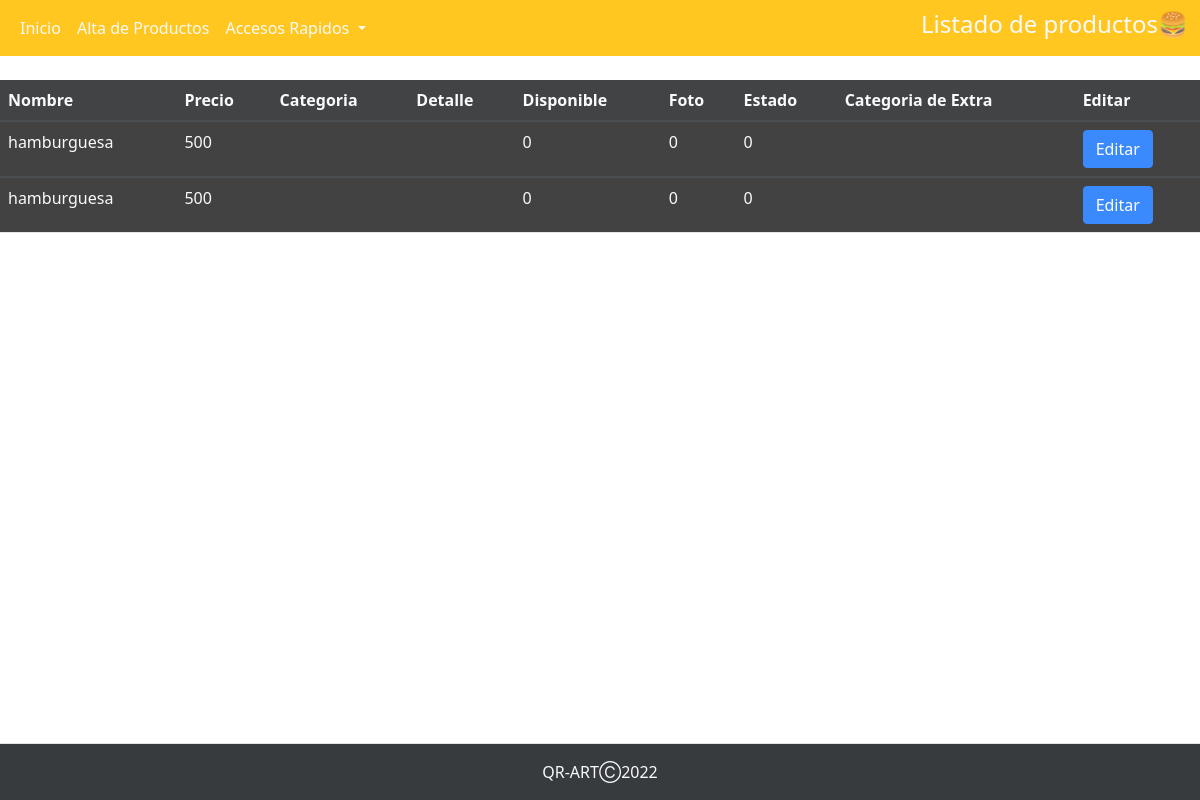
Before: /perfiles/perfil_mozo/productos/modificacionproducto_m.php with the older database file.
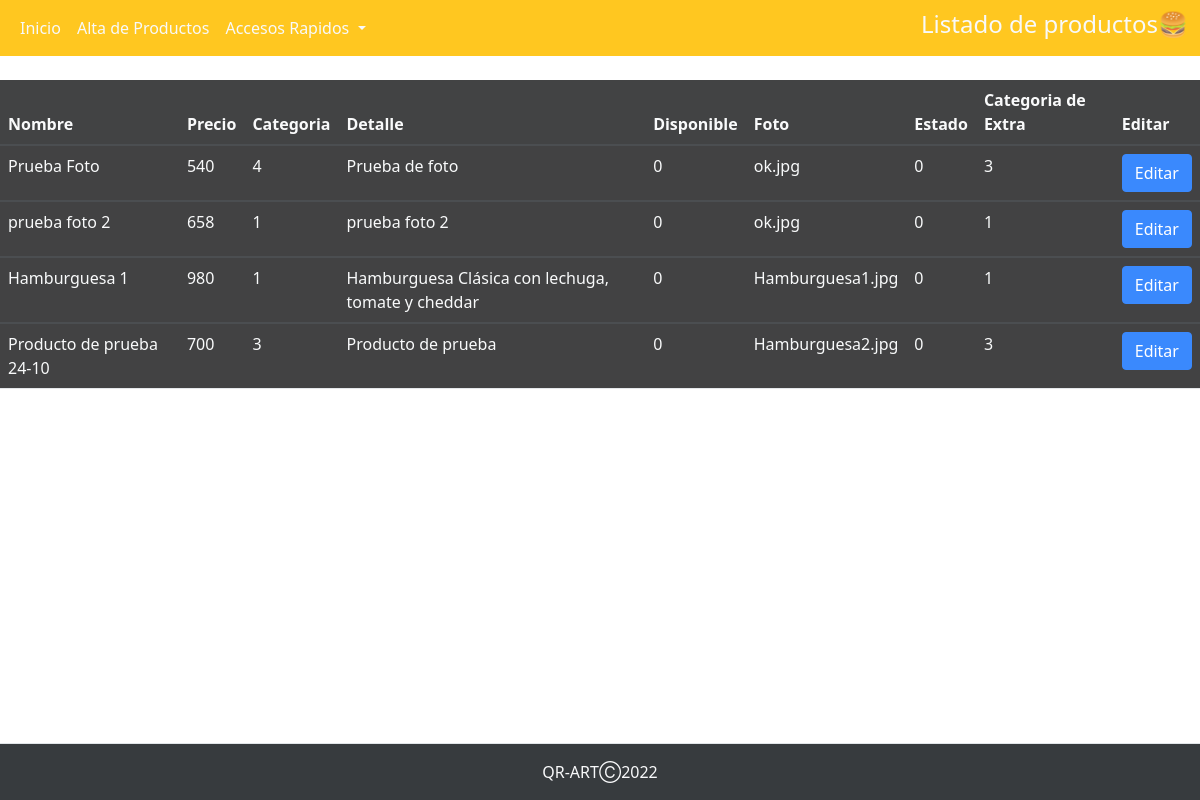
After: the same page with the newer database file.
### tables this page shows
CREATE TABLE `productos` (
  `cod_prod` int(6) NOT NULL,
  `categoria_prod` text NOT NULL,
  `nombre_prod` text NOT NULL,
  `precio_prod` decimal(10,0) NOT NULL,
  `detalle_prod` text NOT NULL,
  `foto_prod` text NOT NULL,
  `prod_disponible` tinyint(1) NOT NULL,
  `requiere_cocina` tinyint(1) NOT NULL,
  `est_baja_prod` tinyint(1) NOT NULL,
  `categ_extra` text NOT NULL
);

### perfiles/perfil_mozo/productos/modificacionproducto_m.php (the view, shortened to what this page needs)
<?php
$conexion=mysqli_connect("localhost","root","","qr_art");
?>
<!DOCTYPE html>
<html lang="en">
<head>
    <link rel="stylesheet" href="https://cdnjs.cloudflare.com/ajax/libs/twitter-bootstrap/5.1.3/css/bootstrap.min.css">
    <link rel="stylesheet" href="https://cdn.datatables.net/1.12.1/css/dataTables.bootstrap5.min.css">
    <link rel="stylesheet " href="../../../assets/stylesnav.css">
    <link rel="stylesheet " href="../../../assets/backp.css">
    <link rel="stylesheet " href="../../../assets/table.css">
</head>
<body>
<nav class="navbar navbar-expand-xl">
  <div class="container-fluid">
    <div class="collapse navbar-collapse" id="navbarSupportedContent">
      <ul class="navbar-nav me-auto mb-2 mb-lg-0">
        <li class="nav-item">
          <a class="nav-link active text-light" aria-current="page" href="../perfil_mozo.php">Inicio</a>
        </li>
        <li class="nav-item">
          <a class="nav-link text-light" href="./altaproducto_m.php">Alta de Productos</a>
        </li>
        <li class="nav-item dropdown">
          <a class="nav-link dropdown-toggle text-light" href="#" id="navbarDropdown" role="button" data-bs-toggle="dropdown" aria-expanded="false">
            Accesos Rapidos
          </a>
        </li>
      </ul>
      <h4 class="text-sm-center text-light">Listado de productos🍔</h4>
    </div>
  </div>
</nav>
  <br>
  <table id="productos" name="productos" class="table table-striped" style="width:100%">
        <thead>
            <tr class="text-light">
                <th class="text-light">Nombre</th>
                <th class="text-light">Precio</th>
                <th class="text-light">Categoria</th>
                <th class="text-light">Detalle</th>
                <th class="text-light">Disponible</th>
                <th class="text-light">Foto</th>
                <th class="text-light">Estado</th>
                <th class="text-light">Categoria de Extra</th>
                <th class="text-light">Editar</th>
            </tr>
        </thead>
        <?php
        $sql="SELECT * from productos";
        $result=mysqli_query($conexion, $sql);
        while($mostrar=mysqli_fetch_array($result)){
        ?>
        <tbody>
            <tr>
                <td class="text-light"><?php echo $mostrar['nombre_prod'] ?></td>
                <td class="text-light"><?php echo $mostrar['precio_prod'] ?></td>
                <td class="text-light"><?php echo $mostrar['categoria_prod'] ?></td>
                <td class="text-light"><?php echo $mostrar['detalle_prod'] ?></td>
                <td class="text-light"><?php echo $mostrar['prod_disponible'] ?></td>
                <td class="text-light"><?php echo $mostrar['foto_prod'] ?></td>
                <td class="text-light"><?php echo $mostrar['est_baja_prod'] ?></td>
                <td class="text-light"><?php echo $mostrar['categ_extra'] ?></td>
                <td>
                <a class= "btn btn-primary" href="actualizar_prod_m.php?id=<?php echo $mostrar['cod_prod']?>" class="table__item__link" >Editar</a>
                </td>
            </tr>
        </tbody>
        <?php
        }
        ?>
    </table>
<footer class="py-3 mt-5 border-top bg-dark fixed-bottom">
            <p class="col-md-12 mb-0 text-light text-center">QR-ARTⒸ2022</p>
    </footer>
</body>
</html>

Changed rows visible on the page:
removed productos: nombre_prod "hamburguesa", precio_prod "500", prod_disponible "0", foto_prod "0", est_baja_prod "0"
removed productos: nombre_prod "hamburguesa", precio_prod "500", prod_disponible "0", foto_prod "0", est_baja_prod "0"
added productos: nombre_prod "Prueba Foto", precio_prod "540", categoria_prod "4", detalle_prod "Prueba de foto", prod_disponible "0", foto_prod "ok.jpg", est_baja_prod "0", categ_extra "3"
added productos: nombre_prod "prueba foto 2", precio_prod "658", categoria_prod "1", detalle_prod "prueba foto 2", prod_disponible "0", foto_prod "ok.jpg", est_baja_prod "0", categ_extra "1"
added productos: nombre_prod "Hamburguesa 1", precio_prod "980", categoria_prod "1", detalle_prod "Hamburguesa Clásica con lechuga, tomate y cheddar", prod_disponible "0", foto_prod "Hamburguesa1.jpg", est_baja_prod "0", categ_extra "1"
added productos: nombre_prod "Producto de prueba 24-10", precio_prod "700", categoria_prod "3", detalle_prod "Producto de prueba", prod_disponible "0", foto_prod "Hamburguesa2.jpg", est_baja_prod "0", categ_extra "3"
